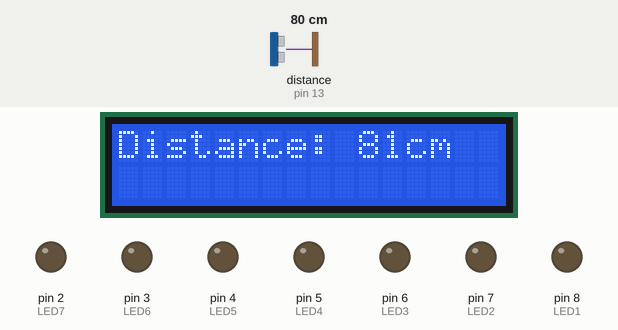
This sketch was run on a simulated Arduino Uno, built with avr-gcc and run on an emulated ATmega328P. Shown: 16×2 character LCD, output pins drawn as LEDs (lit = HIGH). Wiring (inferred from the names in the program): ultrasonic range finder: trigger pin 12; echo pin 13. Inputs (shaded band) come from the test bench; at power-on: distance to the obstacle (sensor on pin 13) 80 cm. The echo pulse lasts 58.3 µs per cm; pins used as bus, display or sensor lines are not drawn; what the sketch prints to the serial monitor is not drawn.

Above: at 3.3 s.
3.4 s: distance to the obstacle (sensor on pin 13) set to 2 cm
At 4.9 s:
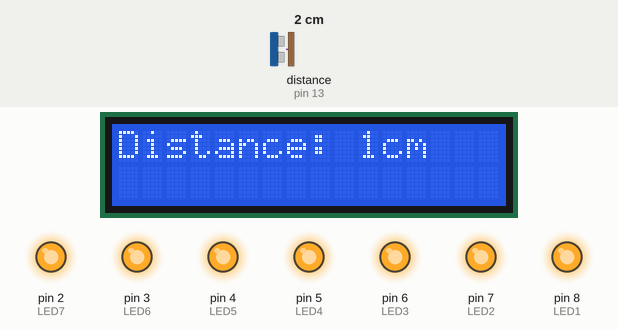
5.2 s: distance to the obstacle (sensor on pin 13) set to 9 cm
At 5.7 s:
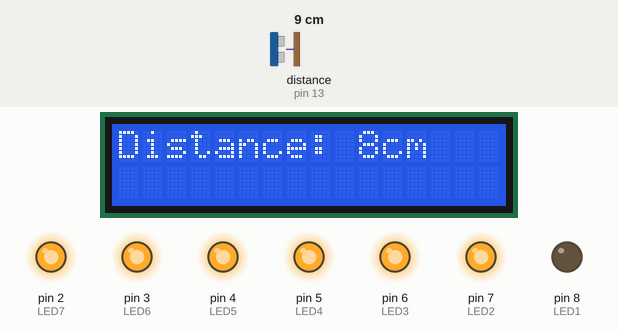
6.8 s: distance to the obstacle (sensor on pin 13) set to 18 cm
At 7.6 s:
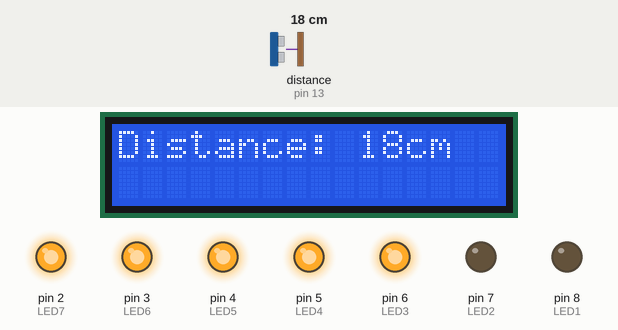
8.3 s: distance to the obstacle (sensor on pin 13) set to 35 cm
At 9.6 s:
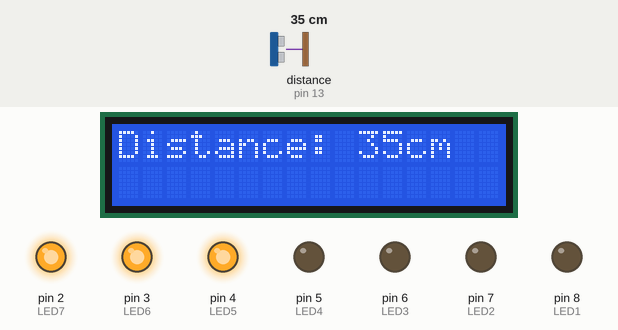
9.9 s: distance to the obstacle (sensor on pin 13) set to 25 cm
At 10.5 s:
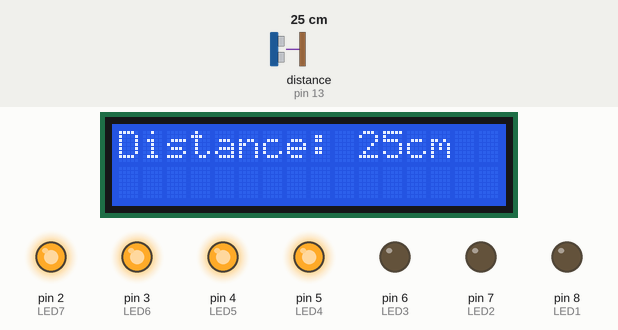
11.4 s: distance to the obstacle (sensor on pin 13) set to 38 cm
At 12.6 s:
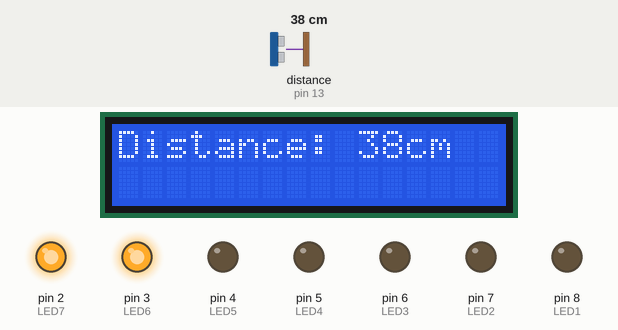
Timing chart, 0 to 14.0 s (numbered marks = the images above; inputs shaded):
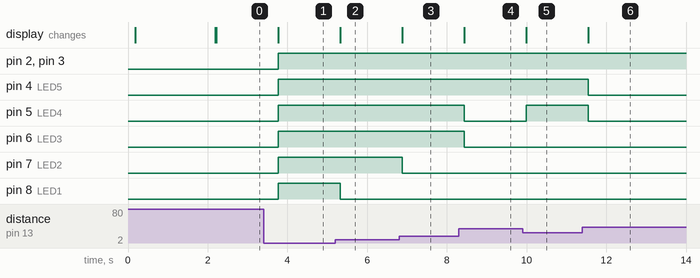

The sketch:

sketch_dec7a.ino
```cpp
#include<Wire.h>
#include<LiquidCrystal_I2C.h>
LiquidCrystal_I2C lcd(0x27, 16, 2);

const int echo = 13;
const int trig = 12;

const int LED1 = 8;
const int LED2 = 7;
const int LED3 = 6;
const int LED4 = 5;
const int LED5 = 4;
const int LED6 = 3;
const int LED7 = 2;

long duration;
int distance;

void setup() {
  // put your setup code here, to run once:
  lcd.init();
  lcd.backlight();
  delay(100);//Small delay to ensure LCD is ready

  lcd.setCursor(0, 0);
  lcd.print("WELCOME TO");
  lcd.setCursor(0, 1);
  lcd.print("SSSINVENTIONS");
  delay(2000);
  lcd.clear();

  pinMode(trig, OUTPUT);
  pinMode(echo, INPUT);

  pinMode(LED1, OUTPUT);
  pinMode(LED2, OUTPUT);
  pinMode(LED3, OUTPUT);
  pinMode(LED4, OUTPUT);
  pinMode(LED5, OUTPUT);
  pinMode(LED6, OUTPUT);
  pinMode(LED7, OUTPUT);

  Serial.begin(9600);
}

void loop() {
  // put your main code here, to run repeatedly:

  digitalWrite(trig, LOW);
  delayMicroseconds(2);
  digitalWrite(trig, HIGH);
  delayMicroseconds(10);
  digitalWrite(trig, LOW);

  duration = pulseIn(echo, HIGH);
  distance = (duration/2) / 28.5;
  Serial.println(distance);

  lcd.clear();//Clear the LCD screen
  lcd.setCursor(0, 0);
  lcd.print("Distance:");
  lcd.setCursor(10, 0);
  lcd.print(distance);
  lcd.print("cm");

  if ( distance <= 7 )
  {
    digitalWrite(LED1, HIGH);
  }
  else
  {
    digitalWrite(LED1, LOW);
  }
  if ( distance <= 14 )
  {
    digitalWrite(LED2, HIGH);
  }
  else
  {
    digitalWrite(LED2, LOW);
  }
  if ( distance <= 21 )
  {
    digitalWrite(LED3, HIGH);
  }
  else
  {
    digitalWrite(LED3, LOW);
  }
  if ( distance <= 28 )
  {
    digitalWrite(LED4, HIGH);
  }
  else
  {
    digitalWrite(LED4, LOW);
  }
  if ( distance <= 35 )
  {
    digitalWrite(LED5, HIGH);
  }
  else
  {
    digitalWrite(LED5, LOW);
  }
  if ( distance <= 42 )
  {
    digitalWrite(LED6, HIGH);
  }
  else
  {
    digitalWrite(LED6, LOW);
  }
  if ( distance <= 49 )
  {
    digitalWrite(LED7, HIGH);
  }
  else
  {
    digitalWrite(LED7, LOW);
  }
  delay(500);
}
```

Measured:
- after the input at 3.4 s, pin 2 (LED7), pin 3 (LED6), pin 4 (LED5), pin 5 (LED4), pin 6 (LED3), pin 7 (LED2), pin 8 (LED1): LOW → HIGH after 0.37 s; the display: changes after 0.37 s (image 1)
- after the input at 5.2 s, pin 8 (LED1): HIGH → LOW after 0.12 s; the display: changes after 0.12 s (image 2)
- after the input at 6.8 s, pin 7 (LED2): HIGH → LOW after 0.08 s; the display: changes after 0.08 s (image 3)
- after the input at 8.3 s, pin 5 (LED4), pin 6 (LED3): HIGH → LOW after 0.13 s; the display: changes after 0.13 s (image 4)
- after the input at 9.9 s, pin 5 (LED4): LOW → HIGH after 0.09 s; the display: changes after 0.09 s (image 5)
- after the input at 11.4 s, pin 4 (LED5), pin 5 (LED4): HIGH → LOW after 0.15 s; the display: changes after 0.15 s (image 6)
